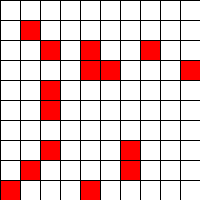
Frame 1 (no input)
Frame 60 (the mouse pressed at the canvas centre just before this capture): identical to frame 1, image omitted
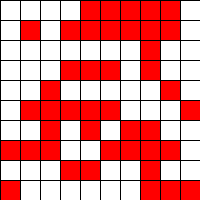
Frame 120 (the mouse held since frame 60 and released just before this capture)

The Processing sketch that drew these frames (run headless with seeded random() and noise(); from frame 60 on, the mouse is pressed at the canvas centre):

// Processing sketch: symulacja1
// ── symulacja1.pde
//Control parameters
float Ones=0.1; //How many "ones" in the array
int N=10;       //array side

//
int S=20;       //cell width & height
boolean ready=true;//help for do one step at a time

//2D "World" of individuals
int A[][] = new int[N][N];

//Initialisation
void setup()
{
  //size(N*S,N*S); //NIE DZIAŁA W TRUBIE JavaScript!!!
  size(200,200);
  S=width/N;
  for(int i=0;i<N;i++)
   for(int j=0;j<N;j++)
   if( random(0,1) < Ones )
    A[i][j]=1;
    else
    A[i][j]=0;
}

void DoMonteCarloStep()//Implementation of Monte Carlo Dynamics
{
   for(int a=0;a<N*N;a++) //as many times as number of cells 
   {
     int i=int(random(N));
     int j=int(random(N));
     if(A[i][j]==1)
       A[i][j]=0;
       else
       A[i][j]=1;    
   }
}

//Running - visualisation and dynamics
void draw()
{
 for(int i=0;i<N;i++)//visualisation
  for(int j=0;j<N;j++)
  {
    if(A[i][j]==1)
    {
      fill(255,0,0);
    }
    else
    {
      fill(255);
    }
    rect(i*S,j*S,S,S);
  }  
  
  if(mousePressed==true)//if something on input
  {
    if(ready==true)
    {
      DoMonteCarloStep();//dynamics
      ready=false;
    }
  }
  else
  {
    ready=true;
  }
}
